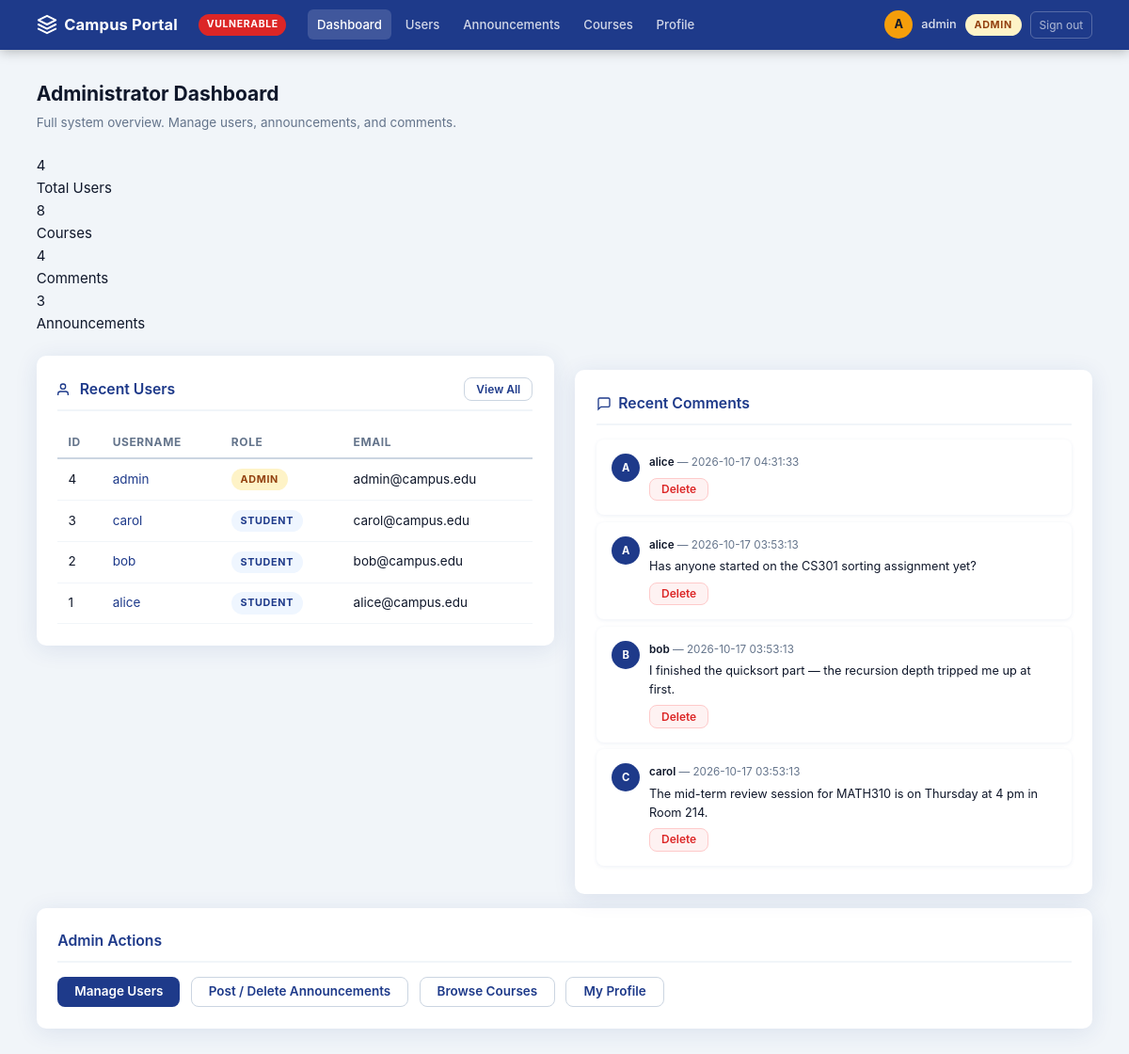
Screenshot of /admin/dashboard (signed in) with the database file from the repository.
### tables this page shows
CREATE TABLE users (
    id       INTEGER PRIMARY KEY AUTOINCREMENT,
    username TEXT NOT NULL UNIQUE,
    password TEXT NOT NULL,
    role     TEXT NOT NULL DEFAULT 'student',
    email    TEXT NOT NULL
);

CREATE TABLE comments (
    id         INTEGER PRIMARY KEY AUTOINCREMENT,
    user_id    INTEGER NOT NULL,
    username   TEXT NOT NULL,
    body       TEXT NOT NULL,
    created_at TEXT NOT NULL DEFAULT (datetime('now'))
);

### app.py (the view)
    def wrapper(*args, **kwargs):
        if "user_id" not in session:
            return redirect(url_for("login"))
        return fn(*args, **kwargs)

### app.py (called while the page is built)
def get_db():
    if "db" not in g:
        con = sqlite3.connect(DB_PATH)
        con.row_factory = sqlite3.Row
        g.db = con
    return g.db

@app.context_processor
def inject_user():
    uid  = session.get("user_id")
    user = None
    if uid:
        db   = get_db()
        user = db.execute("SELECT * FROM users WHERE id = ?", (uid,)).fetchone()
    return {"current_user": user, "version": "VULNERABLE"}

def login_required(fn):
    def wrapper(*args, **kwargs):
        if "user_id" not in session:
            return redirect(url_for("login"))
        return fn(*args, **kwargs)
    wrapper.__name__ = fn.__name__
    return wrapper

### templates/admin_dashboard.html (shortened to what this page needs)
{% extends "base.html" %}
{% block content %}
<div class="page-header">
  <h1>Administrator Dashboard</h1>
  <p>Full system overview. Manage users, announcements, and comments.</p>
</div>
<div class="stats-grid">
  <div class="stat-card">
    <div class="stat-value">{{ stats.total_users }}</div>
    <div class="stat-label">Total Users</div>
  </div>
  <div class="stat-card">
    <div class="stat-value">{{ stats.total_courses }}</div>
    <div class="stat-label">Courses</div>
  </div>
  <div class="stat-card">
    <div class="stat-value">{{ stats.total_comments }}</div>
    <div class="stat-label">Comments</div>
  </div>
  <div class="stat-card">
    <div class="stat-value">{{ stats.total_ann }}</div>
    <div class="stat-label">Announcements</div>
  </div>
</div>
<div style="display:grid;grid-template-columns:1fr 1fr;gap:1.5rem;margin-top:1.5rem;align-items:start;">
  <div class="card">
    <div class="card-title">
      <svg width="16" height="16" viewBox="0 0 24 24" fill="none" stroke="currentColor" stroke-width="2" aria-hidden="true">
        <path d="M17 21v-2a4 4 0 0 0-4-4H5a4 4 0 0 0-4 4v2"/><circle cx="9" cy="7" r="4"/>
      </svg>
      Recent Users
      <a href="{{ url_for('admin_users') }}" class="btn btn-ghost btn-sm" style="margin-left:auto;">View All</a>
    </div>
    <table class="data-table" id="recent-users-table">
      <thead>
        <tr><th>ID</th><th>Username</th><th>Role</th><th>Email</th></tr>
      </thead>
      <tbody>
        {% for u in recent_users %}
        <tr>
          <td>{{ u['id'] }}</td>
          <td><a href="{{ url_for('profile', uid=u['id']) }}">{{ u['username'] }}</a></td>
          <td><span class="role-chip {{ u['role'] }}">{{ u['role'] }}</span></td>
          <td>{{ u['email'] }}</td>
        </tr>
        {% endfor %}
      </tbody>
    </table>
  </div>
  <div class="card">
    <div class="card-title">
      <svg width="16" height="16" viewBox="0 0 24 24" fill="none" stroke="currentColor" stroke-width="2" aria-hidden="true">
        <path d="M21 15a2 2 0 0 1-2 2H7l-4 4V5a2 2 0 0 1 2-2h14a2 2 0 0 1 2 2z"/>
      </svg>
      Recent Comments
    </div>
    {% for c in recent_comments %}
    <div class="comment-item" style="margin-bottom:.5rem;">
      <div class="comment-avatar">{{ c['username'][0] }}</div>
      <div>
        <div class="comment-meta">
          <strong>{{ c['username'] }}</strong> &mdash; {{ c['created_at'] }}
        </div>
        <div class="comment-body" style="font-size:.85rem;">{{ c['body'] | safe }}</div>
        <form method="POST" action="{{ url_for('admin_delete_comment', comment_id=c['id']) }}"
              style="margin-top:.4rem;"
              id="del-comment-{{ c['id'] }}">
          <button type="submit" class="btn btn-sm" style="background:#fef2f2;color:#dc2626;border:1px solid #fecaca;"
                  id="btn-del-comment-{{ c['id'] }}">
            Delete
          </button>
        </form>
      </div>
    </div>
    {% endfor %}
  </div>
</div>
<div class="card mt-2">
  <div class="card-title">Admin Actions</div>
  <div style="display:flex;flex-wrap:wrap;gap:.75rem;">
    <a href="{{ url_for('admin_users') }}"         class="btn btn-primary">Manage Users</a>
    <a href="{{ url_for('admin_announcements') }}" class="btn btn-ghost">Post / Delete Announcements</a>
    <a href="{{ url_for('search') }}"              class="btn btn-ghost">Browse Courses</a>
    <a href="{{ url_for('profile') }}"             class="btn btn-ghost">My Profile</a>
  </div>
</div>
{% endblock %}

### templates/base.html (shortened to what this page needs)
<!DOCTYPE html>
<html lang="en">
<head>
  <link rel="stylesheet" href="{{ url_for('static', filename='style.css') }}">
</head>
<body>
{% if current_user %}
<nav class="topnav" role="navigation" aria-label="Main navigation">
  <div class="topnav-inner">
    <a class="nav-logo" href="{{ url_for('dashboard') }}">
      <svg width="22" height="22" viewBox="0 0 24 24" fill="none" stroke="currentColor" stroke-width="2.2" stroke-linecap="round" stroke-linejoin="round" aria-hidden="true">
        <path d="M12 2L2 7l10 5 10-5-10-5z"/>
        <path d="M2 17l10 5 10-5"/>
        <path d="M2 12l10 5 10-5"/>
      </svg>
      Campus Portal
    </a>
    <span class="version-badge" aria-label="Version: {{ version }}">{{ version }}</span>
    <div class="nav-links">
      {% if current_user['role'] == 'admin' %}
        <a href="{{ url_for('admin_dashboard') }}"      {% if request.endpoint == 'admin_dashboard'      %}class="active"{% endif %}>Dashboard</a>
        <a href="{{ url_for('admin_users') }}"          {% if request.endpoint == 'admin_users'          %}class="active"{% endif %}>Users</a>
        <a href="{{ url_for('admin_announcements') }}"  {% if request.endpoint == 'admin_announcements'  %}class="active"{% endif %}>Announcements</a>
        <a href="{{ url_for('search') }}"               {% if request.endpoint == 'search'               %}class="active"{% endif %}>Courses</a>
        <a href="{{ url_for('profile') }}"              {% if request.endpoint == 'profile'              %}class="active"{% endif %}>Profile</a>
      {% endif %}
    </div>
    <div class="nav-user">
      <div class="avatar" aria-hidden="true">{{ current_user['username'][0] }}</div>
      <span class="nav-username">{{ current_user['username'] }}</span>
      <span class="role-chip {{ current_user['role'] }}">{{ current_user['role'] }}</span>
      <a href="{{ url_for('logout') }}" class="btn-logout">Sign out</a>
    </div>
  </div>
</nav>
{% endif %}
<main class="page-main" id="main-content">
  <div class="wrapper">
    {% block content %}{% endblock %}
  </div>
</main>
</body>
</html>

### rows the page displays
users: username "A", username "admin", role "ADMIN", id "4", email "admin@campus.edu"
users: id "3", username "carol", role "STUDENT", email "carol@campus.edu"
users: id "2", username "bob", role "STUDENT", email "bob@campus.edu"
users: id "1", username "alice", role "STUDENT", email "alice@campus.edu"
comments: username "A", username "alice", created_at "2026-10-17 04:31:33"
comments: username "A", username "alice", created_at "2026-10-17 03:53:13", body "Has anyone started on the CS301 sorting assignment yet?"
comments: username "B", username "bob", created_at "2026-10-17 03:53:13", body "I finished the quicksort part — the recursion depth tripped me up at first."
comments: username "C", username "carol", created_at "2026-10-17 03:53:13", body "The mid-term review session for MATH310 is on Thursday at 4 pm in Room 214."

### other values shown
{{ version }} "VULNERABLE"
{{ stats.total_users }} "4"
{{ stats.total_courses }} "8"
{{ stats.total_comments }} "4"
{{ stats.total_ann }} "3"
